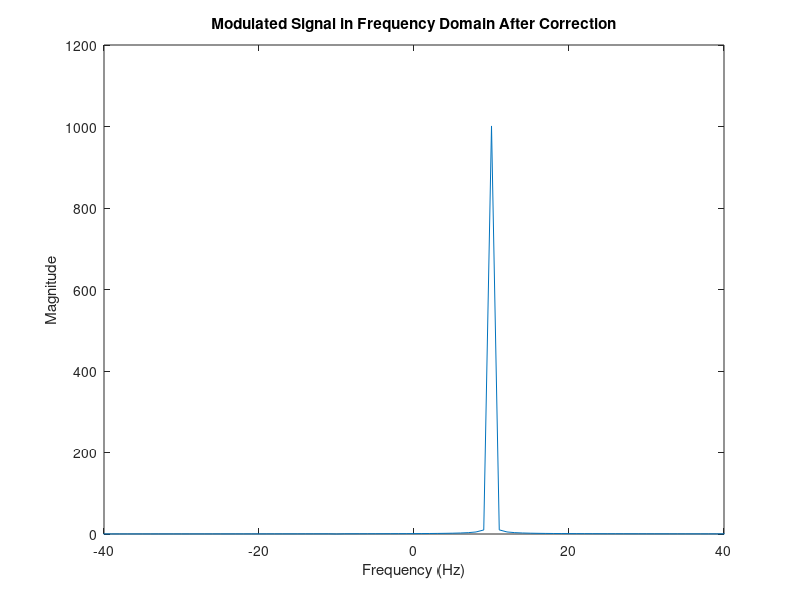
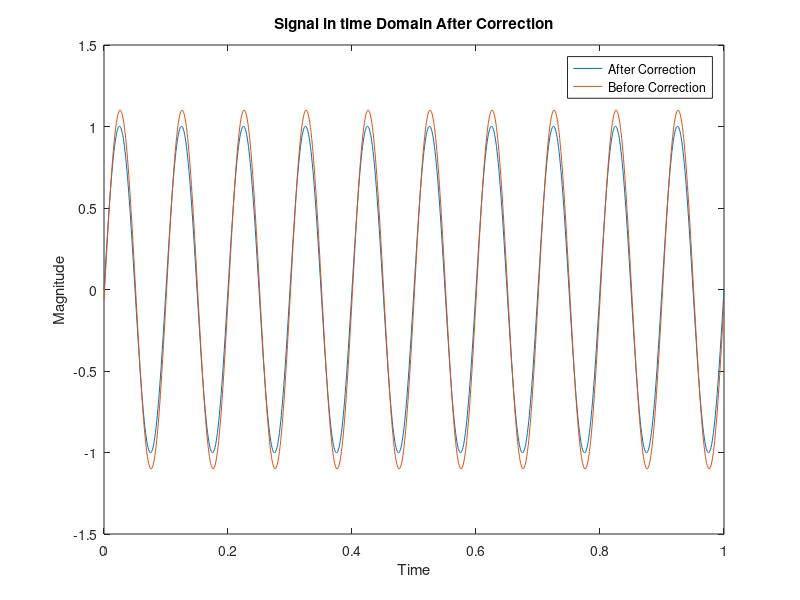
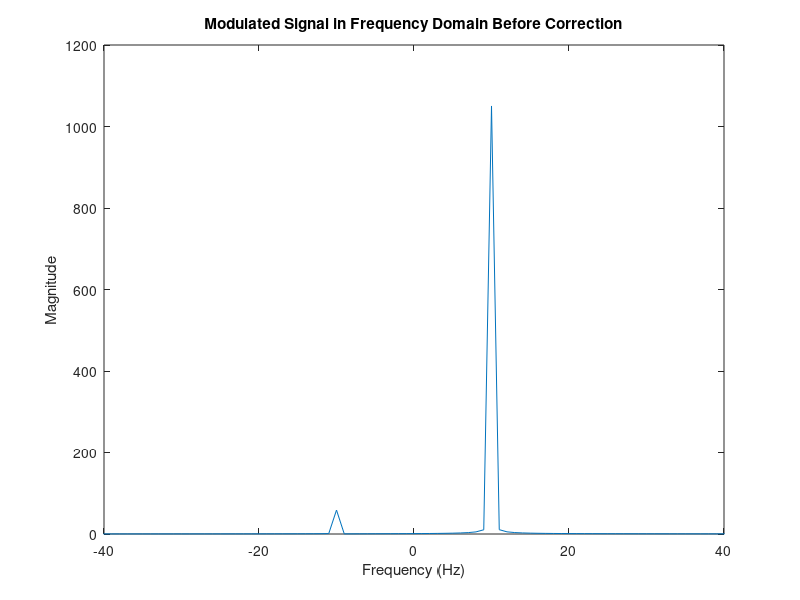

These charts were generated, in order, by the following MATLAB code:
clear;
f = 10 ;
gain_imbalance = 1.1; % Gain imbalance for demodulation
phase_imbalance = 0.06; % Phase imbalance in radians
sam_f = 1e3;

% Define time step for carrier and input signals
time = 0:1/(sam_f):1; 

I = cos(2*pi*f*time);
Q = gain_imbalance * sin (2*pi*f*time - phase_imbalance);

out = I + j * Q ;

w=fftshift(abs(fft(out)));
IQ_Imbalance = -20*log10(max( w(1:500))/(max( w(500:1000))))

%%
% Perform FFT and plot the frequency domain representation
fft_mod_signal = fftshift(abs(fft(out)));

%% correction 
gain_bar = rms(Q)/rms(I);

phase_bar = -sum( I .* Q)/sqrt(sum(Q .^2)* sum(I .^2));
% phase_bar1=asin(phase_bar);

I_new = I;

Q_new = tan(phase_bar) * I + Q / (gain_bar * cos(phase_bar));

out_corr = I_new + j * Q_new;

v=fftshift(abs(fft(out_corr)));
IQ_Imbalance_corr = -20*log10(max( v(1:500))/(max( v(500:1000))))

%%
% Perform FFT and plot the frequency domain representation
fft_mod_signal_new = fftshift(abs(fft(out_corr)));
figure;
plot(-500:500, abs(fft_mod_signal_new));
title('Modulated Signal in Frequency Domain After Correction');
xlabel('Frequency (Hz)');
ylabel('Magnitude');
xlim([-40 40])

figure
plot(time, imag(out_corr));
title('Signal in time Domain After Correction');
hold on
plot(time, imag(out));
xlabel('Time');
ylabel('Magnitude');
legend('After Correction' ,'Before Correction' );

figure;
plot(-500:500, fft_mod_signal);
title('Modulated Signal in Frequency Domain Before Correction');
xlabel('Frequency (Hz)');
ylabel('Magnitude');
xlim([-40 40])